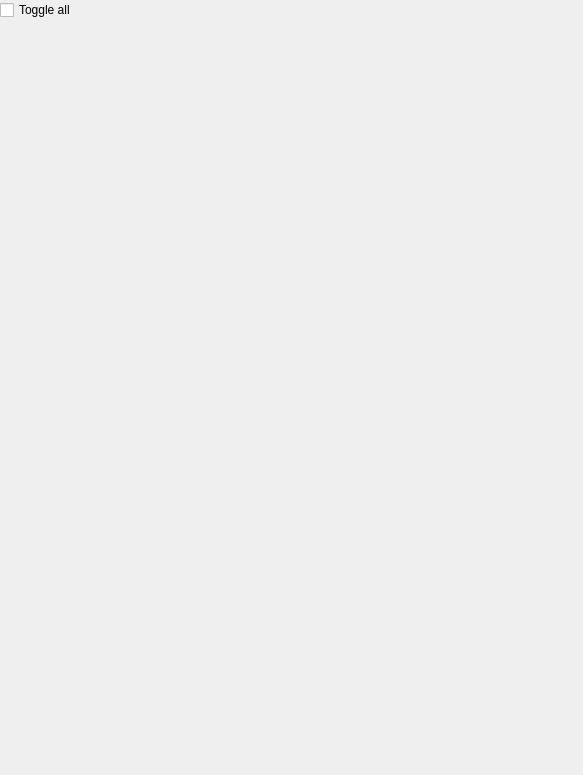
<?xml version="1.0" encoding="UTF-8"?>
<ui version="4.0">
 <class>lora_container</class>
 <widget class="QWidget" name="lora_container">
  <property name="geometry">
   <rect>
    <x>0</x>
    <y>0</y>
    <width>583</width>
    <height>775</height>
   </rect>
  </property>
  <property name="windowTitle">
   <string>Form</string>
  </property>
  <layout class="QGridLayout" name="gridLayout">
   <property name="leftMargin">
    <number>0</number>
   </property>
   <property name="topMargin">
    <number>0</number>
   </property>
   <property name="rightMargin">
    <number>0</number>
   </property>
   <property name="bottomMargin">
    <number>0</number>
   </property>
   <property name="spacing">
    <number>0</number>
   </property>
   <item row="0" column="0">
    <widget class="QCheckBox" name="toggleAllLora">
     <property name="font">
      <font>
       <pointsize>9</pointsize>
      </font>
     </property>
     <property name="text">
      <string>Toggle all</string>
     </property>
     <property name="checked">
      <bool>false</bool>
     </property>
     <property name="tristate">
      <bool>false</bool>
     </property>
    </widget>
   </item>
   <item row="1" column="0">
    <widget class="QScrollArea" name="lora_scroll_area">
     <property name="font">
      <font>
       <pointsize>9</pointsize>
      </font>
     </property>
     <property name="frameShape">
      <enum>QFrame::NoFrame</enum>
     </property>
     <property name="frameShadow">
      <enum>QFrame::Plain</enum>
     </property>
     <property name="widgetResizable">
      <bool>true</bool>
     </property>
     <widget class="QWidget" name="scrollAreaWidgetContents_2">
      <property name="geometry">
       <rect>
        <x>0</x>
        <y>0</y>
        <width>583</width>
        <height>755</height>
       </rect>
      </property>
     </widget>
    </widget>
   </item>
  </layout>
 </widget>
 <resources/>
 <connections/>
</ui>
